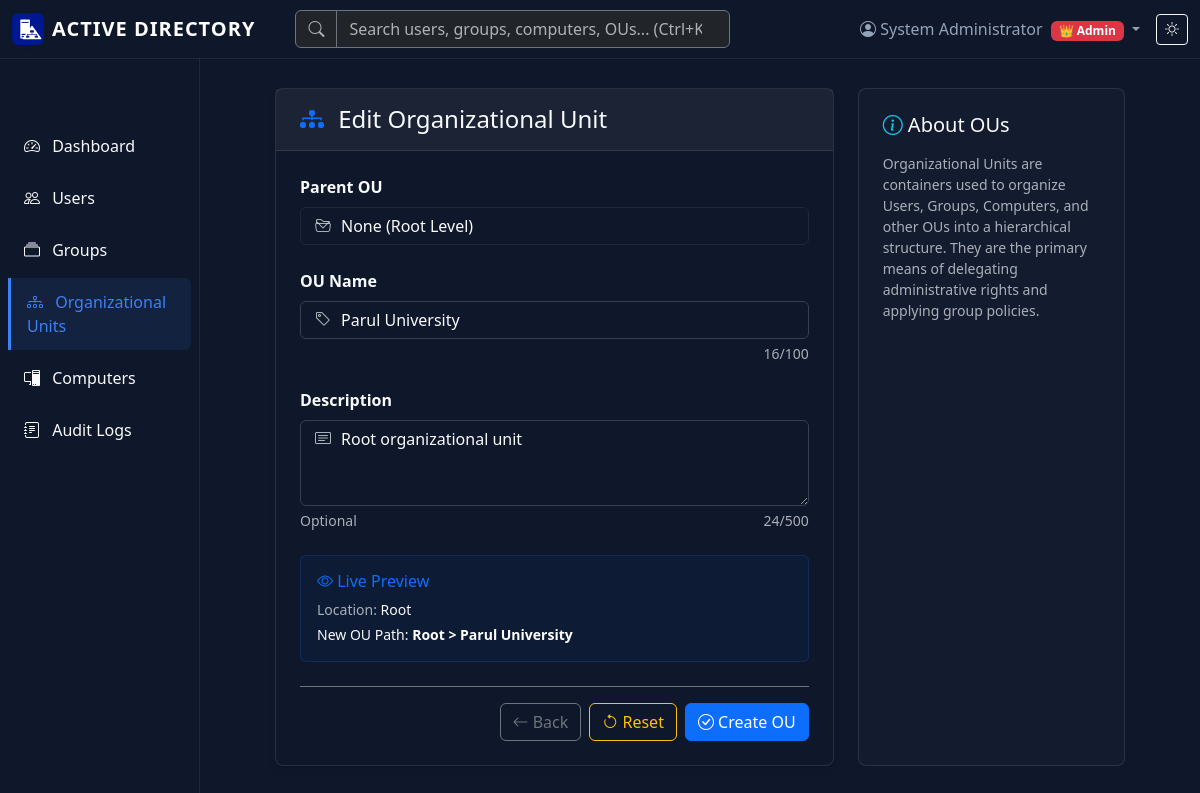
/ous/edit/1 (signed in), run on the app's committed database.
### models.py (models this page shows, shortened)
class User(UserMixin, db.Model):
    id = db.Column(db.Integer, primary_key=True)
    username = db.Column(db.String(80), unique=True, nullable=False, index=True)
    email = db.Column(db.String(120), unique=True, nullable=False, index=True)
    password_hash = db.Column(db.String(255), nullable=False)
    first_name = db.Column(db.String(50), nullable=False)
    last_name = db.Column(db.String(50), nullable=False)
    role = db.Column(db.String(20), nullable=False, default='User')  # Admin or User
    is_active = db.Column(db.Boolean, default=True, nullable=False)
    failed_attempts = db.Column(db.Integer, default=0, nullable=False)
    locked_until = db.Column(db.DateTime, nullable=True)
    created_at = db.Column(db.DateTime, default=lambda: datetime.now(timezone.utc), nullable=False)
    last_login = db.Column(db.DateTime, nullable=True)
    ou_id = db.Column(db.Integer, db.ForeignKey('organizational_unit.id'), nullable=True)
    groups = db.relationship('Group', secondary=group_members, lazy='subquery',
                           backref=db.backref('members', lazy=True))
    audit_logs = db.relationship('AuditLog', backref='user', lazy=True)
    def is_admin(self):
        if self.role == 'Admin':
            return True
        admin_groups = [g for g in self.groups if g.grant_admin_rights]
        return len(admin_groups) > 0
    def has_read_write_permission(self):
        if self.is_admin():
            return True
        read_write_groups = [g for g in self.groups if g.permissions in ['read-write', 'admin']]
        return len(read_write_groups) > 0

class OrganizationalUnit(db.Model):
    id = db.Column(db.Integer, primary_key=True)
    name = db.Column(db.String(100), nullable=False, index=True)
    description = db.Column(db.Text, nullable=True)
    parent_id = db.Column(db.Integer, db.ForeignKey('organizational_unit.id'), nullable=True)
    created_at = db.Column(db.DateTime, default=lambda: datetime.now(timezone.utc), nullable=False)
    updated_at = db.Column(db.DateTime, default=lambda: datetime.now(timezone.utc), onupdate=lambda: datetime.now(timezone.utc), nullable=False)
    __table_args__ = (
        db.UniqueConstraint('name', 'parent_id', name='uq_ou_name_parent'),
    )
    parent = db.relationship('OrganizationalUnit', remote_side=[id], backref='children')
    computers = db.relationship('Computer', backref='organizational_unit', lazy=True)
    users = db.relationship('User', backref='organizational_unit', lazy=True)
    groups = db.relationship('Group', backref='organizational_unit', lazy=True)

### ou_controller.py (the view, shortened to what this page needs)
@ou_bp.route('/ous/edit/<int:id>', methods=['GET', 'POST'])
@admin_required
@read_write_required
def edit_ou(id):
    ou = OrganizationalUnit.query.get_or_404(id)
    form = OrganizationalUnitForm(original_ou=ou, obj=ou)
    return render_template('ou_form.html', title='Edit OU', form=form, action='Edit', ou=ou)

### templates/ou_form.html (shortened to what this page needs)
{% extends "base.html" %}
{% block content %}
<div class="ou-form-container">
    <div class="row g-4">
        <div class="col-lg-8">
            <div class="enterprise-card">
                <div class="card-header-enterprise d-flex justify-content-between align-items-center">
                    <h4 class="mb-0">
                        <i class="bi bi-diagram-3-fill text-primary me-2"></i>
                        {{ action }} Organizational Unit
                    </h4>
                </div>
                <div class="card-body p-4">
                    <form method="POST" id="ouForm">
                        <div class="mb-4 form-group-icon tree-dropdown-container">
                            <label class="form-label fw-bold">Parent OU</label>
                            <i class="bi bi-folder2-open"></i>
                            <button type="button" class="btn tree-dropdown-btn" id="treeDropdownBtn">
                                <span id="selectedParentText">None (Root Level)</span>
                                <i class="bi bi-chevron-down text-muted"></i>
                            </button>
                        </div>
                        <div class="mb-4 form-group-icon">
                            {{ form.name.label(class="form-label fw-bold") }}
                            <i class="bi bi-tag"></i>
                            <input type="text" id="name" name="name" class="form-control form-control-icon" maxlength="100" value="{{ form.name.data or '' }}" required>
                            <div class="d-flex justify-content-between mt-1">
                                <small class="text-muted" id="nameCounter">0/100</small>
                            </div>
                        </div>
                        <div class="mb-4 form-group-icon">
                            {{ form.description.label(class="form-label fw-bold") }}
                            <i class="bi bi-card-text"></i>
                            <textarea id="description" name="description" class="form-control form-control-icon" rows="3" maxlength="500">{{ form.description.data or '' }}</textarea>
                            <div class="d-flex justify-content-between mt-1">
                                <small class="text-muted">Optional</small>
                                <small class="text-muted" id="descCounter">0/500</small>
                            </div>
                        </div>
                        <div class="preview-box">
                            <h6 class="text-primary mb-2"><i class="bi bi-eye"></i> Live Preview</h6>
                            <div class="mb-1 text-muted small">Location: <span id="previewLocation" class="text-light">Root</span></div>
                            <div class="small">New OU Path: <strong id="previewPath" class="text-white">Root > New OU</strong></div>
                        </div>
                        <div class="d-flex justify-content-end gap-2 mt-4 pt-3 border-top border-secondary">
                            <a href="{{ url_for('ou_bp.organizational_units') }}" class="btn btn-outline-secondary">
                                <i class="bi bi-arrow-left"></i> Back
                            </a>
                            <button type="button" class="btn btn-outline-warning" id="btnReset">
                                <i class="bi bi-arrow-counterclockwise"></i> Reset
                            </button>
                            <button type="submit" class="btn btn-primary" id="btnSubmit" disabled>
                                <i class="bi bi-check-circle"></i> Create OU
                            </button>
                        </div>
                    </form>
                </div>
            </div>
        </div>
        <div class="col-lg-4">
            <div class="info-panel">
                <h5 class="mb-3"><i class="bi bi-info-circle text-info"></i> About OUs</h5>
                <p class="text-muted small mb-4">
                    Organizational Units are containers used to organize Users, Groups, Computers, and other OUs into a hierarchical structure. They are the primary means of delegating administrative rights and applying group policies.
                </p>
            </div>
        </div>
    </div>
</div>
<div class="toast-container position-fixed top-0 end-0 p-3" style="z-index: 1055;" id="toastContainer">
</div>
{% endblock %}

### templates/base.html (shortened to what this page needs)
<!DOCTYPE html>
<html lang="en" data-bs-theme="dark">
<head>
    <link href="https://cdn.jsdelivr.net/npm/bootstrap@5.3.2/dist/css/bootstrap.min.css" rel="stylesheet">
    <link href="https://cdn.jsdelivr.net/npm/bootstrap-icons@1.11.1/font/bootstrap-icons.css" rel="stylesheet">
    <link href="{{ url_for('static', filename='css/custom.css') }}" rel="stylesheet">
</head>
<body>
    {% if current_user.is_authenticated %}
    <nav class="navbar navbar-expand-lg navbar-dark bg-primary fixed-top">
        <div class="container-fluid">
            <a class="navbar-brand d-flex align-items-center" href="{{ url_for('dashboard') }}">
                <strong style="letter-spacing: 1px; font-weight: 700;">ACTIVE DIRECTORY</strong>
            </a>
            <div class="collapse navbar-collapse" id="navbarNav">
                <ul class="navbar-nav me-auto mb-2 mb-lg-0 w-50">
                    <li class="nav-item w-100 ms-lg-4">
                        <form class="d-flex" action="{{ url_for('search') }}" method="GET">
                            <div class="input-group">
                                <span class="input-group-text bg-dark border-secondary text-muted"><i class="bi bi-search"></i></span>
                                <input class="form-control bg-dark border-secondary text-light" type="search" name="q" placeholder="Search users, groups, computers, OUs... (Ctrl+K)" aria-label="Search">
                            </div>
                        </form>
                    </li>
                </ul>
                <ul class="navbar-nav align-items-center">
                    <li class="nav-item dropdown">
                        <a class="nav-link dropdown-toggle" href="#" role="button" data-bs-toggle="dropdown">
                            <i class="bi bi-person-circle"></i> {{ current_user.first_name }} {{ current_user.last_name }}
                            {% if current_user.is_admin() %}
                                <span class="badge bg-danger ms-1">👑 Admin</span>
                            {% endif %}
                        </a>
                    </li>
                    <li class="nav-item">
                        <button class="btn btn-outline-light btn-sm ms-2" onclick="toggleTheme()" id="themeToggle">
                        </button>
                    </li>
                </ul>
            </div>
        </div>
    </nav>
    {% endif %}
    <div class="container-fluid">
        <div class="row">
            {% if current_user.is_authenticated %}
            <nav class="col-md-2 d-md-block bg-body-secondary sidebar collapse">
                <div class="position-sticky pt-3">
                    <ul class="nav flex-column">
                        <li class="nav-item">
                            <a class="nav-link {% if request.endpoint == 'dashboard' %}active{% endif %}"
                               href="{{ url_for('dashboard') }}">
                                <i class="bi bi-speedometer2"></i> Dashboard
                            </a>
                        </li>
                        <li class="nav-item">
                            <a class="nav-link {% if request.endpoint in ['users', 'add_user', 'edit_user'] %}active{% endif %}"
                               href="{{ url_for('users') }}">
                                <i class="bi bi-people"></i> Users
                            </a>
                        </li>
                        <li class="nav-item">
                            <a class="nav-link {% if request.endpoint in ['groups', 'add_group', 'edit_group'] %}active{% endif %}"
                               href="{{ url_for('groups') }}">
                                <i class="bi bi-collection"></i> Groups
                            </a>
                        </li>
                        <li class="nav-item">
                            <a class="nav-link {% if request.endpoint and request.endpoint.startswith('ou_bp.') %}active{% endif %}"
                               href="{{ url_for('ou_bp.organizational_units') }}">
                                <i class="bi bi-diagram-3"></i> Organizational Units
                            </a>
                        </li>
                        <li class="nav-item">
                            <a class="nav-link {% if request.endpoint in ['computers', 'add_computer', 'edit_computer'] %}active{% endif %}"
                               href="{{ url_for('computers') }}">
                                <i class="bi bi-pc-display"></i> Computers
                            </a>
                        </li>
                        <li class="nav-item">
                            <a class="nav-link {% if request.endpoint == 'audit_logs' %}active{% endif %}"
                               href="{{ url_for('audit_logs') }}">
                                <i class="bi bi-journal-text"></i> Audit Logs
                            </a>
                        </li>
                    </ul>
                </div>
            </nav>
            {% endif %}
            <main class="{% if current_user.is_authenticated %}col-md-9 ms-sm-auto col-lg-10 px-md-4{% else %}col-12{% endif %}">
                {% block content %}{% endblock %}
            </main>
        </div>
    </div>
</body>
</html>

### data on the page
User: first_name "System", last_name "Administrator"
OrganizationalUnit: name "Parul University", description "Root organizational unit"

### other printed values
{{ action }} "Edit"
